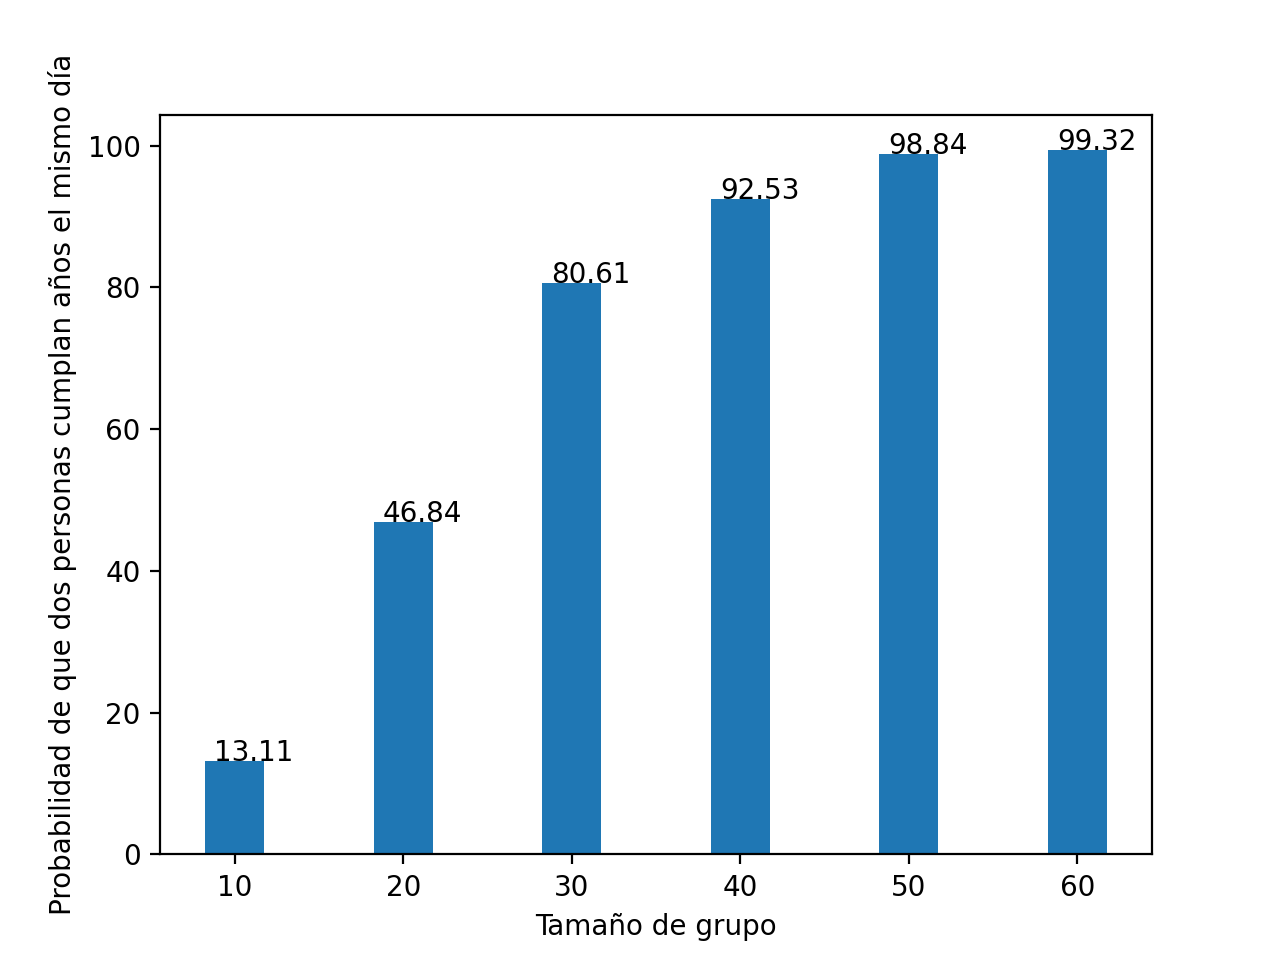

This figure's Python source:
import numpy as np
import matplotlib.pyplot as plt


class Persona:
	def __init__(self):
		self.mes = np.random.randint(1, 12)
		if self.mes in [1, 3, 5, 7, 8, 10, 12]:
			self.dia = np.random.randint(1, 31)
		elif self.mes in [4, 6, 9, 11]:
			self.dia = np.random.randint(1, 30)
		else:
			self.dia = np.random.randint(1, 28)


class Grupo:
	def __init__(self, tamanos_de_grupo):
		self.tam_grupo = np.random.choice(tamanos_de_grupo)
		self.grupo = []

		self.iniciar()
		self.cuenta = self.verificar()

	def iniciar(self):
		for i in range(self.tam_grupo):
			self.grupo.append(Persona())

	def verificar(self):
		for i in range(self.tam_grupo):
			for j in range(i+1, self.tam_grupo):
				if self.grupo[i].dia == self.grupo[j].dia and self.grupo[i].mes == self.grupo[j].mes:
					# self.cuenta += 1
					return 1
		return 0



# controlado por el usuario: Queda para más adelante intentar hacerlo más genérico de manera de poder cambiar los
# tamaños de grupo y que se acomode automáticamente
archivo = open('Estadistica_cumples.txt', 'w+')
tamanos_de_grupo = [10, 20, 30, 40, 50, 60]
niter = 1000
for n_experimientos in range(niter):
	mi_grupo = Grupo(tamanos_de_grupo)
	archivo.write(str(mi_grupo.tam_grupo)+' ' + str(mi_grupo.cuenta)+'\n')
archivo.close()

#  Armo la tabla:
tabla = open('Estadistica_cumples.txt', 'r')
tamano = []
repeticiones = []
for i in range(niter):
	lines = tabla.readline()
	# tupla.append(lines.split())
	tamano.append(int(lines.split()[0]))
	repeticiones.append(int(lines.split()[1]))

p10, p20, p30, p40, p50, p60 = 0,0,0,0,0,0
pp10, pp20, pp30, pp40, pp50, pp60 = 0,0,0,0,0,0
for i in range(niter):
	if repeticiones[i] == 1:
		if tamano[i] == 10:
			p10 += 1
		if tamano[i] == 20:
			p20 += 1
		if tamano[i] == 30:
			p30 += 1
		if tamano[i] == 40:
			p40 += 1
		if tamano[i] == 50:
			p50 += 1
		if tamano[i] == 60:
			p60 += 1
pp10 = p10/tamano.count(10)*100
pp20 = p20/tamano.count(20)*100
pp30 = p30/tamano.count(30)*100
pp40 = p40/tamano.count(40)*100
pp50 = p50/tamano.count(50)*100
pp60 = p60/tamano.count(60)*100
proba = [pp10, pp20, pp30, pp40, pp50, pp60]
tabla_resu = []
for i in range(2):
	tabla_resu.append(np.zeros(len(tamanos_de_grupo)))
tabla_resu[0] = tamanos_de_grupo
tabla_resu[1] = proba
print(tabla_resu)

# Hago un gráfico de barras:
label = [str('%.2f'%float(pp10)),str('%.2f'%float(pp20)),str('%.2f'%float(pp30)),str('%.2f'%float(pp40)),str('%.2f'%float(pp50)),str('%.2f'%float(pp60))]
plt.bar(tamanos_de_grupo, proba, width=3.5)
for i in range(len(tamanos_de_grupo)):
	plt.text(x=tamanos_de_grupo[i]-1.2, y=proba[i],s=label[i])
plt.xlabel("Tamaño de grupo")
plt.ylabel("Probabilidad de que dos personas cumplan años el mismo día")
plt.show()
